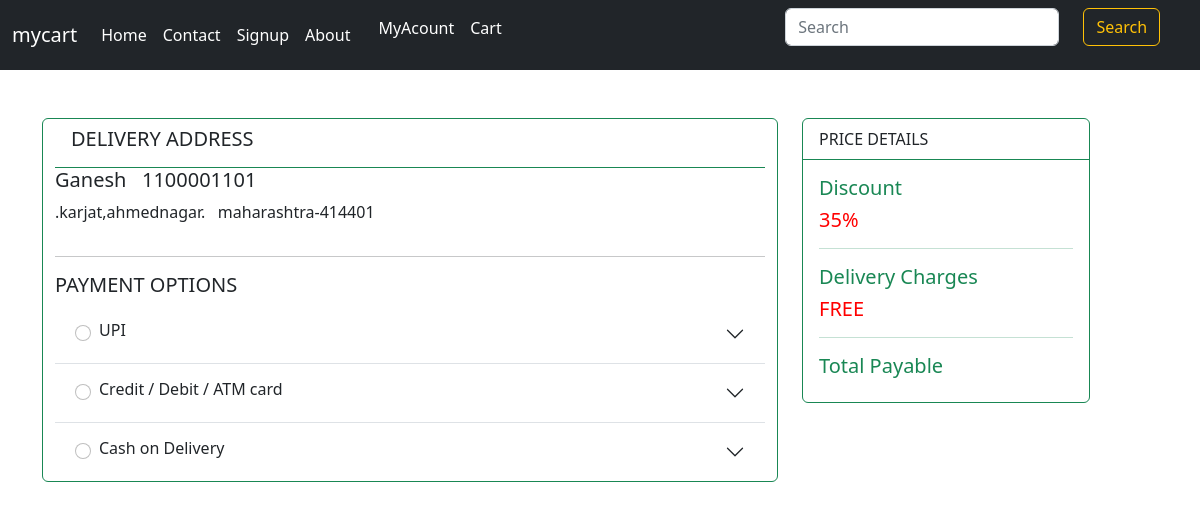
The page /userorder.php?product=32 (signed in) on the database its author committed.
### tables this page shows
CREATE TABLE `users` (
  `no` int(11) NOT NULL,
  `username` varchar(50) NOT NULL,
  `password` varchar(10) NOT NULL,
  `dt` datetime(6) NOT NULL DEFAULT current_timestamp(6),
  `state` varchar(50) NOT NULL,
  `district` varchar(50) NOT NULL,
  `subdistrict` varchar(50) NOT NULL,
  `city` varchar(50) NOT NULL,
  `zipcode` int(12) NOT NULL,
  `phone` int(99) NOT NULL,
  `alphone` int(99) NOT NULL,
  `email` varchar(50) NOT NULL,
  `verify_token` varchar(99) NOT NULL,
  `reset_token_expiration` varchar(99) NOT NULL
);

### userorder.php (the view, shortened to what this page needs)
<?php
include 'includes/nav.php';
include 'includes/dbconnect.php';
$id = $_GET['product'];
?>
<!doctype html>
<html lang="en">
<head>
    <link href="https://cdn.jsdelivr.net/npm/bootstrap@5.2.2/dist/css/bootstrap.min.css" rel="stylesheet">
</head>
<body>
    <div class="container text-left my-5">
        <div class="row">
            <div class="col-sm-8">
                <div class="container text-left">
                    <?php
                    $email = $_SESSION["email"];
                    $query = mysqli_query($conn, "SELECT * FROM users WHERE email = '$email'");
                    while ($row = mysqli_fetch_array($query)) {
                        $usern = $row['username'];
                        $state = $row['state'];
                        $district = $row['district'];
                        $subdistrict = $row['subdistrict'];
                        $city = $row['city'];
                        $zipcode = $row['zipcode'];
                        $phone = $row['phone'];
                    ?>
                        <?php
                        $query = mysqli_query($conn, "SELECT * FROM products WHERE pid='$id'");
                        ?>
                        <div class="row">
                            <div class="col card border-success userdata">
                                <div class="card-header bg-transparent border-success">
                                    <h5>DELIVERY ADDRESS</h5>
                                </div>
                                <h5><?php echo ($usern); ?>&nbsp;&nbsp;&nbsp;<?php echo ($phone); ?></h5>
                                <p><?php echo ($city); ?>.<?php echo ($subdistrict); ?>,<?php echo ($district); ?>.&nbsp;&nbsp; <?php echo ($state); ?>-<?php echo ($zipcode); ?> </p>
                                <hr>
                                <h5>PAYMENT OPTIONS</h5>
                                <div class="accordion accordion-flush" id="accordionFlushExample">
                                    <div class="accordion-item">
                                        <h2 class="accordion-header" id="flush-headingOne">
                                            <button class="accordion-button collapsed" type="button" data-bs-toggle="collapse" data-bs-target="#flush-collapseOne" aria-expanded="false" aria-controls="flush-collapseOne">
                                                <div class="form-check">
                                                    <input class="form-check-input" type="radio" name="flexRadioDefault" id="flexRadioDefault1">
                                                    <label class="form-check-label" for="flexRadioDefault1">
                                                        UPI
                                                    </label>
                                            </button>
                                        </h2>
                                    </div>
                                    <div class="accordion-item">
                                        <h2 class="accordion-header" id="flush-headingTwo">
                                            <button class="accordion-button collapsed" type="button" data-bs-toggle="collapse" data-bs-target="#flush-collapseTwo" aria-expanded="false" aria-controls="flush-collapseTwo">
                                                <div class="form-check">
                                                    <input class="form-check-input" type="radio" name="flexRadioDefault" id="flexRadioDefault1">
                                                    <label class="form-check-label" for="flexRadioDefault1">
                                                        Credit / Debit / ATM card
                                                    </label>
                                            </button>
                                        </h2>
                                    </div>
                                    <div class="accordion-item">
                                        <h2 class="accordion-header" id="flush-headingThree">
                                            <button class="accordion-button collapsed" type="button" data-bs-toggle="collapse" data-bs-target="#flush-collapseThree" aria-expanded="false" aria-controls="flush-collapseThree">
                                                <div class="form-check">
                                                    <input class="form-check-input" type="radio" name="flexRadioDefault" id="flexRadioDefault1">
                                                    <label class="form-check-label" for="flexRadioDefault1">
                                                        Cash on Delivery
                                                    </label>
                                            </button>
                                        </h2>
                                    </div>
                                </div>
                            </div>
                        </div>
                    <?php
                    }
                    ?>
                    <div class="row">
                    </div>
                </div>
            </div>
            <div class="col-sm-4 userdata">
                <div class="card border-success mb-3" style="max-width: 18rem;">
                    <div class="card-header bg-transparent border-success">PRICE DETAILS</div>
                    <div class="card-body text-success">
                        <h5 class="card-title">Discount</h5>
                        <h5 class="text-right values">35%</h5>
                        <hr>
                        <h5 class="card-title">Delivery Charges</h5>
                        <h5 class="text-right values">FREE</h5>
                        <hr>
                        <h5 class="card-title">Total Payable</h5>
                    </div>
                </div>
            </div>
</body>
</html>

### userorder.php (style rules this page uses)
.values { color: red; }

### rows shown on the page
users: username "Ganesh", phone "1100001101", subdistrict "karjat", district "ahmednagar", state "maharashtra", zipcode "414401"
